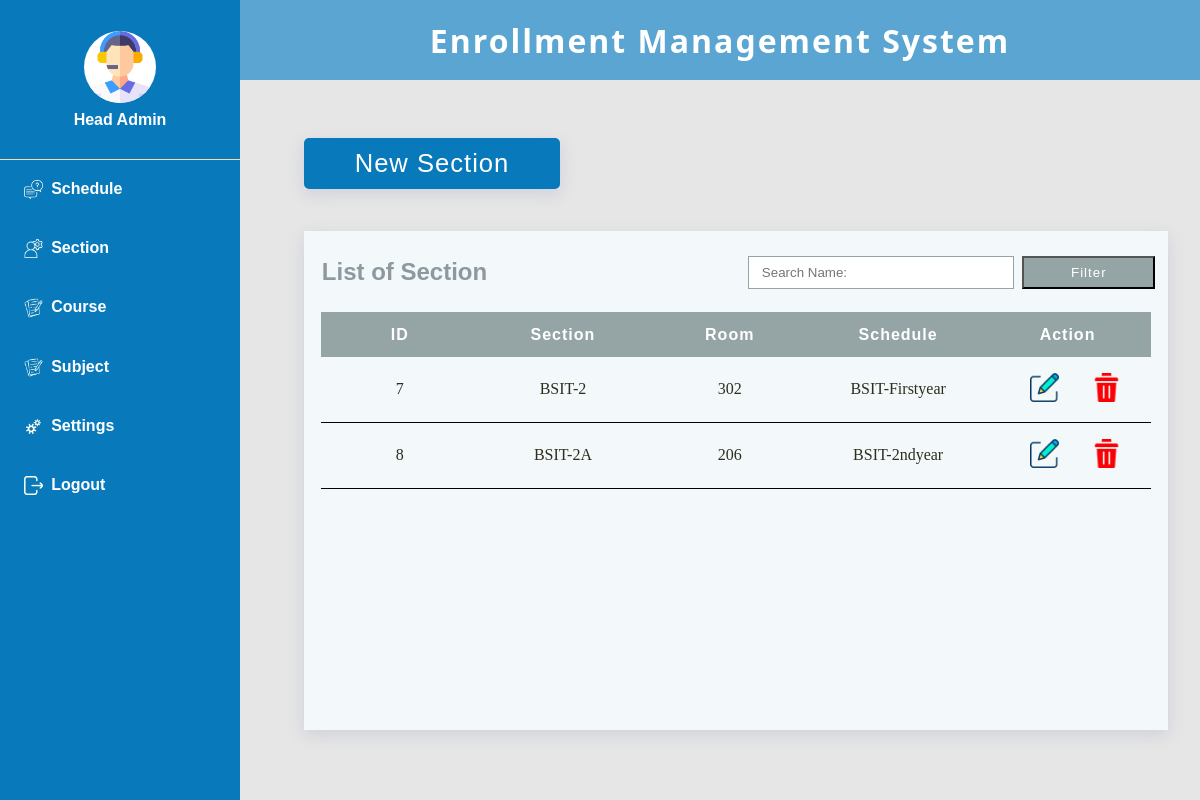
The page /Head_admin/Section/section.php (signed in) on the database its author committed.
### tables this page shows
CREATE TABLE `tbl_section` (
  `section_id` int(11) NOT NULL,
  `schedule_id` int(10) NOT NULL,
  `section_name` varchar(50) NOT NULL,
  `room` varchar(20) NOT NULL
);

CREATE TABLE `tbl_schedule` (
  `schedule_id` int(11) NOT NULL,
  `schedule_name` varchar(50) NOT NULL
);

### Connection/connection.php (called while the page is built, shortened)
<?php
class DatabaseConnection {
    private $host = "localhost";
    private $dbname = "enrollment_system";
    private $username = "root";
    private $password = "";
    public function __construct() {
        try {
            $this->conn = new PDO("mysql:host={$this->host};dbname={$this->dbname}",$this->username, $this->password);
        } catch (PDOException $erro) {
                echo "Connection failed: " . $erro->getMessage();
        }
    }
}
?>

### Head_admin/Section/section-backend.php (called while the page is built, shortened)
<?php
include "../../Connection/connection.php";
class Section extends DatabaseConnection{
    public function Show_Section(){
        $show_section= "SELECT * FROM ( SELECT * FROM tbl_section ) tbl_section JOIN
         ( SELECT * FROM tbl_schedule ) tbl_schedule on  tbl_section.schedule_id = tbl_schedule.schedule_id ";
        $stmt = $this->conn->prepare($show_section);
        $stmt->execute();
        $data = $stmt->fetchAll(PDO::FETCH_ASSOC);
        return $data;
        $this->conn = null;
    }
    public function Show_Schedule(){
        $show_sched= " SELECT * FROM tbl_schedule ";
        $stmt = $this->conn->prepare($show_sched);
        $stmt->execute();
        $data = $stmt->fetchAll(PDO::FETCH_ASSOC);
        return $data;
        $this->conn = null;
    }
}
?>

### Head_admin/Section/section-content.php (the view, shortened to what this page needs)
<?php
include "section-backend.php";
if(isset($_POST['src-submit'])){
    $name = $_POST['search_name'];
    $section_section = new Section();
    $result_section  = $section_section->Search_Section($name);
}else{
    $select_section = new Section();
    $result_section  = $select_section->Show_Section();
}
?>
<div class="admission-application-container">
    <div class="sub-admission-container">
        <div class="admission-header">
            <label for=""><a href="#" onclick="open_course()">New Section</a>
        </div>
        <div class="admission-content">
            <div class="admission-content-header">
                <div class="label-container">
                    <label for="">List of Section</label>
                </div>
                <form action="section.php" method="POST">
                    <input type="text" name="search_name" placeholder="Search Name: ">
                    <button type="submit" name="src-submit">Filter</button>
                </form>
            </div>
            <div class="admission-content-body">
                <table>
                    <thead>
                        <tr>
                            <th>ID</th>
                            <th >Section</th>
                            <th>Room</th>
                            <th >Schedule</th>
                            <th>Action</th>
                        </tr>
                    </thead>
                    <?php foreach($result_section as $section){ ?>
                    <tbody>
                        <tr>
                            <td><?php echo $section['section_id'] ?></td>
                            <td><?php echo $section['section_name'] ?></td>
                            <td><?php echo $section['room'] ?></td>
                            <td><?php echo $section['schedule_name'] ?></td>
                            <td>
                                <a href="javascript: update_section('<?php echo $section['section_id'] ?>','<?php echo $section['schedule_id'] ?>','<?php echo $section['section_name'] ?>','<?php echo $section['room'] ?>');"><img class="act-icons" src="../../Icons/edit.png" alt="" srcset=""></a>
                                <a href="section.php?delete=<?php echo $section['section_id'];  ?>"><img class="act-icons" src="../../Icons/delete.png" alt="" srcset=""></a>
                            </td>
                        </tr>
                    </tbody>
                    <?php } ?>
                </table>
            </div>
        </div>
    </div>
</div>

### Head_admin/Layout/Layout.css (style rules this page uses)
* { box-sizing: border-box; margin: 0; padding: 0; }
html,body { height: 100%; width: 100%; }

### Head_admin/Section/section.css (style rules this page uses)
.admission-application-container { position: relative; background-color: #e6e6e6; height: 100%; width: 100%; overflow-y: auto; z-index: 1; display: flex; flex-direction: column; padding: 1em 1em 0 3em; }
.sub-admission-container { position: relative; background-color: #e6e6e6; height: 100%; width: 100%; z-index: 1; display: flex; flex-direction: column; padding: 1em 1em 0 1em; }
.admission-header { background-color: #e6e6e6; width: 100%; height: 15%; display: flex; align-items: center; }
.admission-header label { font-size: 1.6em; color: #8C999F; font-family: 'Franklin Gothic Medium', 'Arial Narrow', Arial, sans-serif; letter-spacing: 1px; box-shadow: 0 5px 16px 0 rgba(68, 88, 144, 0.14); }
.admission-content { margin: 1em 0 0 0; background-color: #F3F8FA; box-shadow: 0 5px 16px 0 rgba(68, 88, 144, 0.14); border: solid 1px #F3F8FA ; height: auto; width: 100%; }
.admission-content-header { height: 5em; width: 100%; display: flex; flex-direction: row; }
.admission-content-header > .label-container { width: 50%; height: 100%; display: flex; align-items: center; }
.admission-content-header > .label-container label { margin-left: .7em; }
.admission-content-header > form { width: 50%; height: 100%; display: flex; justify-content: center; align-items: center; flex-direction: row; gap: .5em; }
.admission-content-header > form > input { height: 2.5em; width: 20em; border: solid 1px #95A5A6; padding-left: 1em; }
.admission-content-header > form > button { height: 2.5em; width: 10em; font-size: 1.2e; letter-spacing: 1px; color: white; background-color: #95A5A6; }
.admission-content-header label { font-size: 1.5em; font-weight: 600; color: #8C999F; font-family: 'Franklin Gothic Medium', 'Arial Narrow', Arial, sans-serif; }
.admission-content-body { height: auto; width: 100%; padding: 0 1em 15em 1em; }
.admission-content-body table { position: relative; width: 100%; border-collapse: collapse; }
.admission-content-body table thead tr { background-color: #95A5A6; font-size: 1em; font-family: Arial, Helvetica, sans-serif; letter-spacing: 1px; color: white; font-weight: 600; }
.admission-content-body table thead th { width: 200px; height: 2.8em;; }
.admission-content-body table tbody tr { position: relative; text-align: center; color: #2e2e1f; cursor: pointer; height: 30px; border-bottom: solid .5px black; }
.admission-content-body tbody tr td { padding: 1em 0; font-family: Cambria, Cochin, Georgia, Times, 'Times New Roman', serif; }
.admission-content-body tbody > tr > td > a { margin: 0 .4em; }
.admission-header > label >a { height: 2em; width: 10em; display: flex; justify-content: center; align-items: center; text-decoration: none; color: white; background-color: #0879BB; border-radius: 5px; }
.act-icons { height: 1.8em; margin-left: 1em; }

### rows shown on the page
tbl_section: section_id "7", section_name "BSIT-2", room "302", schedule.schedule_name "BSIT-Firstyear"
tbl_section: section_id "8", section_name "BSIT-2A", room "206", schedule.schedule_name "BSIT-2ndyear"
